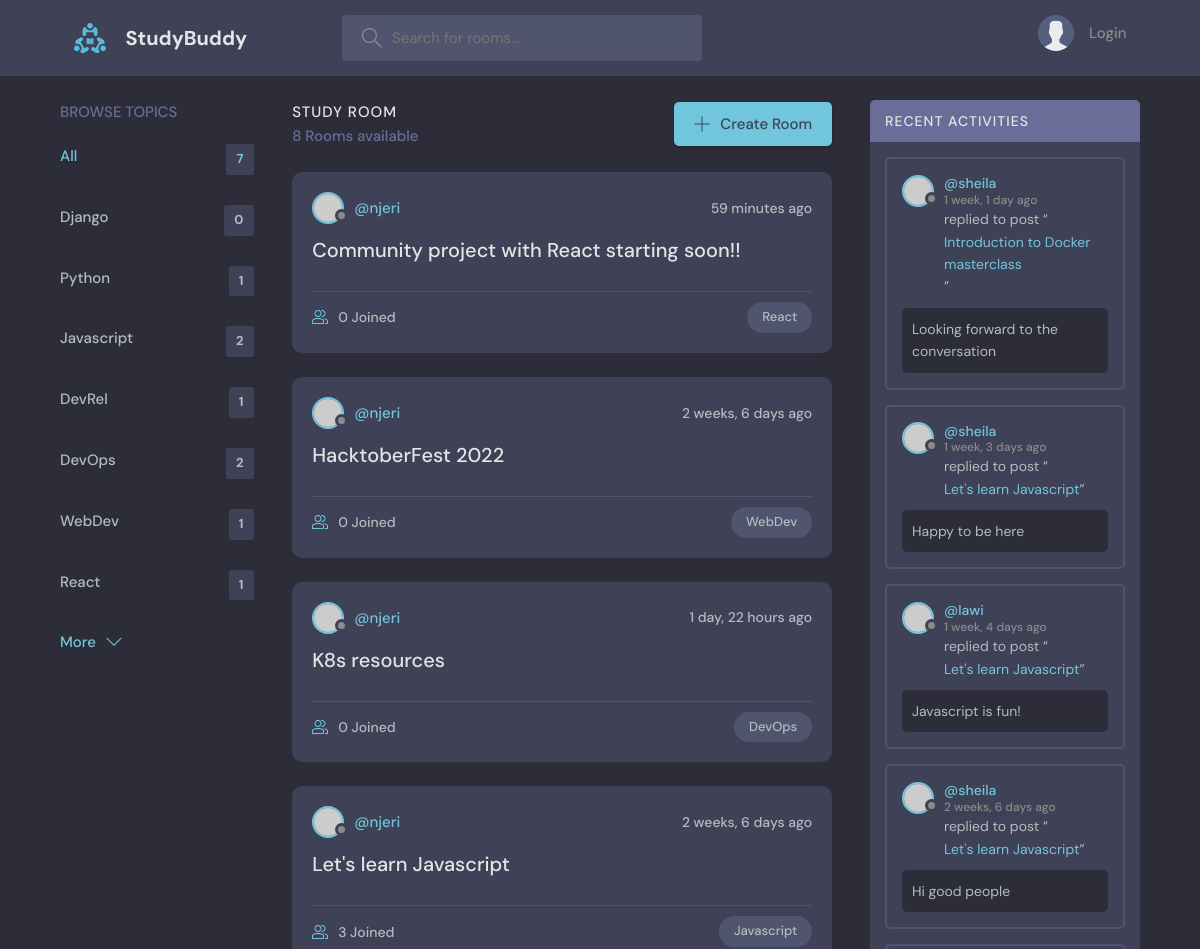
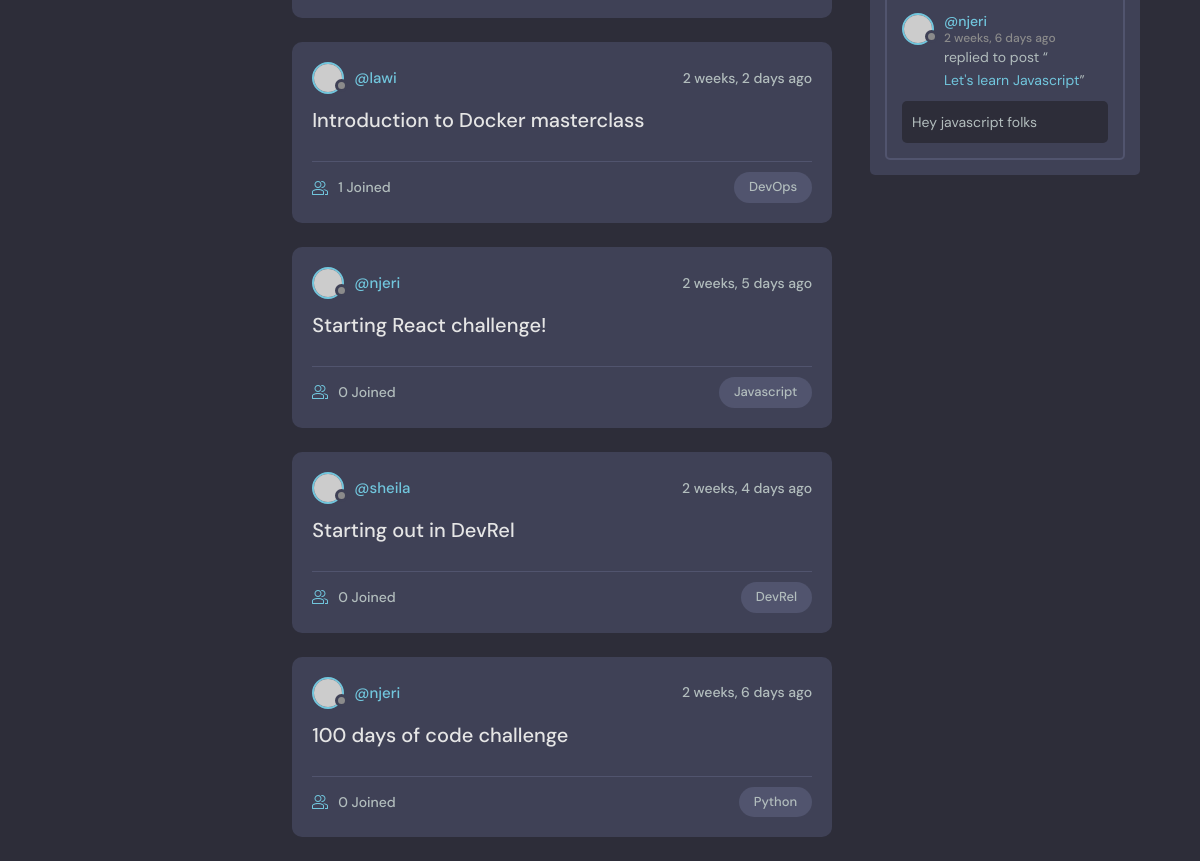
The page / on the database its author committed (2 pictures, top to bottom).
### base/models.py (models this page shows, shortened)
class Topic(models.Model):
    name = models.CharField(max_length=200)

class Room(models.Model):
   host = models.ForeignKey(User, on_delete=models.SET_NULL, null=True)
   topic = models.ForeignKey(Topic, on_delete=models.SET_NULL, null=True)
   name = models.CharField (max_length=200)
   description = models.TextField(null=True, blank=True)
   participants = models.ManyToManyField(User, related_name='participants', blank=True)      #users active in a room
   updated = models.DateTimeField(auto_now=True)
   created = models.DateTimeField(auto_now_add=True)
   class Meta:
        ordering = ['-updated', '-created']
   def __str__(self):
    return self.name

class Message(models.Model):
    user = models.ForeignKey(User, on_delete=models.CASCADE)
    room = models.ForeignKey(Room, on_delete=models.CASCADE)
    body = models.TextField()
    updated = models.DateTimeField(auto_now=True)
    created = models.DateTimeField(auto_now_add=True)
    class Meta:
        ordering = ['-updated', '-created']
    def __str__(self):
        return self.body[0:50]

### base/views.py (the view)
# urls.py: path('', views.home, name="home"),
def home(request):
    q = request.GET.get('q') if request.GET.get('q') != None else ''
    rooms = Room.objects.filter(
            Q(topic__name__icontains=q) |
            Q(name__icontains=q) |
            Q(description__icontains=q)
    )
    topics = Topic.objects.all()
    room_count = rooms.count()
    room_messages = Message.objects.filter(Q(room__topic__name__icontains=q))
    context = {'rooms': rooms, 'topics': topics,
     'room_count': room_count, 'room_messages': room_messages}
    return render(request, 'base/home.html', context)

### base/templates/base/home.html (shortened to what this page needs)
{% extends 'main.html' %}
{% block content %}
<main class="layout layout--3">
  <div class="container">
    {% include 'base/topics_component.html' %}
    <div class="roomList">
      <div class="roomList__header">
        <div>
          <h2>Study Room</h2>
          <p>{{room_count}} Rooms available</p>
        </div>
        <a class="btn btn--main" href="{% url 'create-room' %}">
          <svg
            version="1.1"
            xmlns="http://www.w3.org/2000/svg"
            width="32"
            height="32"
            viewBox="0 0 32 32"
          >
            <title>add</title>
            <path
              d="M16.943 0.943h-1.885v14.115h-14.115v1.885h14.115v14.115h1.885v-14.115h14.115v-1.885h-14.115v-14.115z"
            ></path>
          </svg>
          Create Room
        </a>
      </div>
      {% include 'base/feed_component.html' %}
    </div>
    {% include 'base/activity_component.html' %}
  </div>
</main>
{% endblock %}

### base/templates/base/topics_component.html
<div class="topics">
    <div class="topics__header">
      <h2>Browse Topics</h2>
    </div>
    <ul class="topics__list">
      <li>
        <a href="{% url 'home' %}" class="active">All <span>{{topics.count}}</span></a>
      </li>
      {% for topic in topics %}
      <li>
        <a href="{% url 'home' %}?q={{topic.name}}">{{topic.name}}<span>{{topic.room_set.all.count}}</span></a>
      </li>
      {% endfor %}
    </ul>
    <a class="btn btn--link" href="topics.html">
      More
      <svg
        version="1.1"
        xmlns="http://www.w3.org/2000/svg"
        width="32"
        height="32"
        viewBox="0 0 32 32"
      >
        <title>chevron-down</title>
        <path d="M16 21l-13-13h-3l16 16 16-16h-3l-13 13z"></path>
      </svg>
    </a>
  </div>

### base/templates/base/feed_component.html (shortened to what this page needs)
{% for room in rooms %}
<div class="roomListRoom">
  <div class="roomListRoom__header">
    <a href="" class="roomListRoom__author">
      <div class="avatar avatar--small">
        <img src="https://randomuser.me/api/portraits/women/11.jpg" />
      </div>
      <span>@{{room.host.username}}</span>
    </a>
    <div class="roomListRoom__actions">
      <span>{{room.created|timesince}} ago</span>
    </div>
  </div>
  <div class="roomListRoom__content">
    <a href="{% url 'room' room.id %}">{{room.name}}</a>
  </div>
  <div class="roomListRoom__meta">
    <a href="{% url 'room' room.id %}" class="roomListRoom__joined">
      {{room.participants.all.count}} Joined
    </a>
    <p class="roomListRoom__topic">{{room.topic.name}}</p>
  </div>
</div>
{% endfor %}

### base/templates/base/activity_component.html (shortened to what this page needs)
<div class="activities">
  <div class="activities__header">
    <h2>Recent Activities</h2>
  </div>
  {% for message in room_messages %}
  <div class="activities__box">
    <div class="activities__boxHeader roomListRoom__header">
      <a href="" class="roomListRoom__author">
        <div class="avatar avatar--small">
          <img src="https://randomuser.me/api/portraits/women/11.jpg" />
        </div>
        <p>
          @{{message.user}}
          <span>{{message.created|timesince}} ago</span>
        </p>
      </a>
    </div>
    <div class="activities__boxContent">
      <p>
        replied to post “<a href="{% url 'room' message.room.id %}">{{message.room}}</a>”
      </p>
      <div class="activities__boxRoomContent">
       {{message.body}}
      </div>
    </div>
  </div>
  {% endfor %}
</div>

### rows shown on the page
Topic: name "Django", room_set.all.count "0"
Topic: name "Python", room_set.all.count "1"
Topic: name "Javascript", room_set.all.count "2"
Topic: name "DevRel", room_set.all.count "1"
Topic: name "DevOps", room_set.all.count "2"
Topic: name "WebDev", room_set.all.count "1"
Topic: name "React", room_set.all.count "1"
Room: host.username "njeri", created "59 minutes", name "Community project with React starting soon!!", participants.all.count "0", topic.name "React"
Room: host.username "njeri", created "2 weeks, 6 days", name "HacktoberFest 2022", participants.all.count "0", topic.name "WebDev"
Room: host.username "njeri", created "1 day, 22 hours", name "K8s resources", participants.all.count "0", topic.name "DevOps"
Room: host.username "njeri", created "2 weeks, 6 days", name "Let's learn Javascript", participants.all.count "3", topic.name "Javascript"
Room: host.username "lawi", created "2 weeks, 2 days", name "Introduction to Docker masterclass", participants.all.count "1", topic.name "DevOps"
Room: host.username "njeri", created "2 weeks, 5 days", name "Starting React challenge!", participants.all.count "0", topic.name "Javascript"
Room: host.username "sheila", created "2 weeks, 4 days", name "Starting out in DevRel", participants.all.count "0", topic.name "DevRel"
Room: host.username "njeri", created "2 weeks, 6 days", name "100 days of code challenge", participants.all.count "0", topic.name "Python"
Message: user "sheila", created "1 week, 1 day", room "Introduction to Docker masterclass", body "Looking forward to the conversation"
Message: user "sheila", created "1 week, 3 days", room "Let's learn Javascript", body "Happy to be here"
Message: user "lawi", created "1 week, 4 days", room "Let's learn Javascript", body "Javascript is fun!"
Message: user "sheila", created "2 weeks, 6 days", room "Let's learn Javascript", body "Hi good people"
Message: user "njeri", created "2 weeks, 6 days", room "Let's learn Javascript", body "Hey javascript folks"

### other values the page prints
{{ topics.count }} "7"
{{ room_count }} "8"
